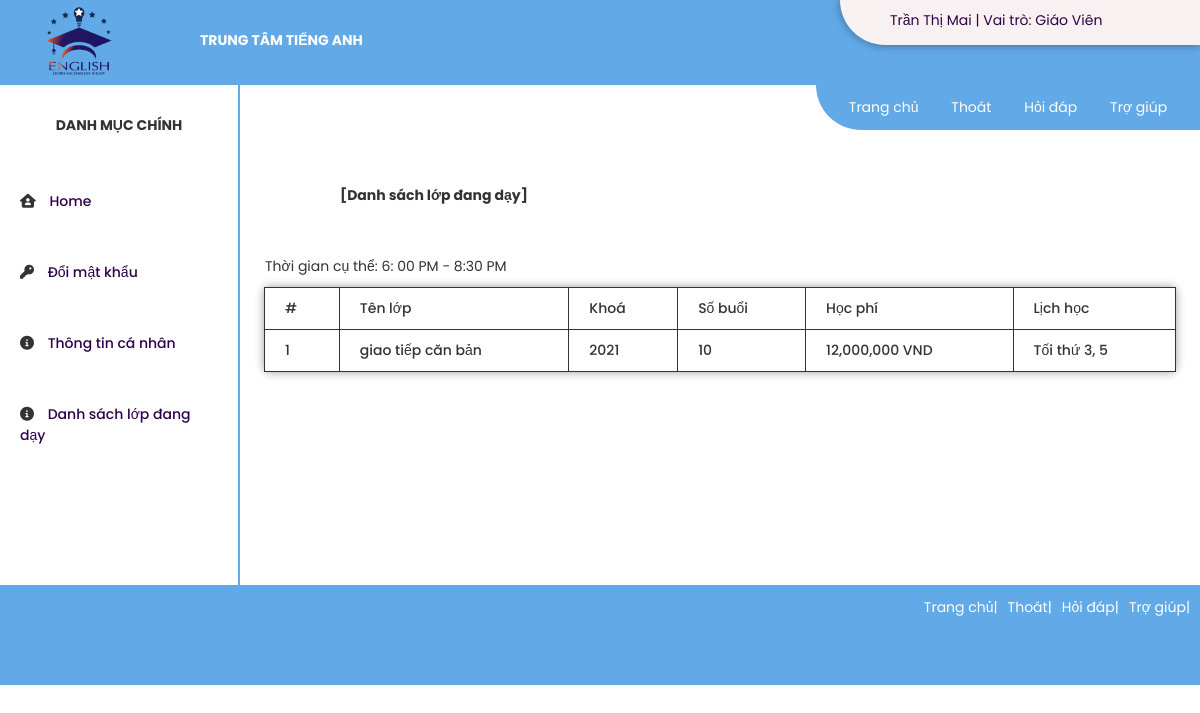
The page /teacherH/teacherDetail/13 (signed in) on the database its author committed.
### tables this page shows
CREATE TABLE `giaovien` (
  `id` int(11) NOT NULL,
  `id_user` int(11) NOT NULL,
  `ho` varchar(255) NOT NULL,
  `ten` varchar(255) NOT NULL,
  `ngaysinh` date NOT NULL,
  `gioitinh` varchar(255) NOT NULL,
  `sdt` int(11) NOT NULL,
  `diachi` varchar(255) NOT NULL,
  `id_luong` int(11) DEFAULT NULL
);

CREATE TABLE `lop` (
  `id` int(11) NOT NULL,
  `tenlop` varchar(255) NOT NULL,
  `khoa` year(4) NOT NULL,
  `hoatdong` int(11) NOT NULL,
  `sobuoi` int(11) NOT NULL,
  `lichhoc` varchar(255) NOT NULL,
  `id_hocphi` int(11) NOT NULL,
  `id_giaovien` int(11) DEFAULT NULL
);

CREATE TABLE `hocphi` (
  `id` int(11) NOT NULL,
  `sotien` int(11) NOT NULL
);

### mvc/core/controler.php (called while the page is built, shortened)
<?php
class Controler
{
    public function view($view, $data = array())
    {
        require_once "./mvc/views/" . $view . ".php";
    }
}

### mvc/controllers/teacherH/teacherPage.php (called while the page is built, shortened)
<?php
class teacherPage extends Controler
{
    public function teacherDetail($id)
    {
        $teacher = $this->model("teacher");
        $item_teacher = json_decode($teacher->getInforByIdUser(), true);
        $course = $this->model('Course');
        $list_class = json_decode($course->getClassByTeacher($id), true);
        $this->view("teacher_v", [
            'page' => 'detail',
            "teacher" => $item_teacher,
            'detail' => $list_class,
            'teacherId' => $id
        ]);
    }
}

### mvc/core/app.php (called while the page is built, shortened)
<?php
    class App
    {
        public $action = "myhome";
        public $params = [];
        public function __construct()
        {
            $arr = $this->UrlProcess();
            if (file_exists("./mvc/controllers/".$arr[0].".php")) {
                unset($arr[0]);
            }
            $this->controler = new $this->controler;
            if (isset($arr[1])) {
                if (method_exists($this->controler, $arr[1])) {
                    $this->action = $arr[1];
                }
                unset($arr[1]);
            }
            if (isset($arr)) {
                $this->params = array_values($arr);
            }
            else $this->params = [];
            call_user_func_array([$this->controler,$this->action],$this->params);
        }
        public function UrlProcess()
        {
            if (isset($_GET['url'])) {
                return explode("/",strtolower(preg_replace('/\s+/', '', $_GET['url'])));
            }
            else return [''];
        }
    }

### index.php (called while the page is built, shortened)
<?php
    $myApp = new App();
?>

### mvc/core/DB.php (called while the page is built, shortened)
<?php
class DB
{
    public $con;
    public function __construct()
    {
        $host = "localhost:3308";
        $uname = "root";
        $pass = "";
        $db = "trungtamtienganh";
        $this->con = mysqli_connect($host, $uname, $pass) or die("could not connect to mysql");
        mysqli_select_db($this->con, $db) or die("no database");
        mysqli_query($this->con, "SET NAMES 'utf8'");
    }
    public function getDefineData($sql)
    {
        $resutl = $this->con->query($sql);
        $data = array();
        if ($resutl->num_rows > 0) {
            while ($row = $resutl->fetch_assoc()) {
                array_push($data, $row);
            }
        }
        return json_encode($data);
    }
    public function getData($field = [], $table, $where = [], $top = [])
    {
        $sql = "SELECT " . implode(",", $field) . "
                FROM $table ";
        if (!empty($where)) {
            $sql .= "WHERE " . implode(" AND ", $where);
        }
        return $this->getDefineData($sql);
    }
    public function getJoinData($field = [], $table, $join = [], $where = [], $top = [])
    {
        $table .= " " . implode(" ", $join);
        return $this->getData($field, $table, $where, $top);
    }
}

### mvc/models/teacher.php (called while the page is built, shortened)
<?php
class teacher extends DB
{
    public $table = "giaovien";
    public function getInforByIdUser()
    {
        $id = $_SESSION['id'];
        $field = [
            "giaovien.*",
            "luong.hesoluong AS hsl",
            "(luong.hesoluong*luong.luongcoban) AS luong"
        ];
        $join = [
            "LEFT JOIN luong ON giaovien.id_luong = luong.id"
        ];
        $where = [
            "giaovien.id_user = '$id'"
        ];
        return $this->getJoinData($field, $this->table, $join, $where, null);
    }
}

### mvc/models/Course.php (called while the page is built, shortened)
<?php
class Course extends DB
{
    public $table = "lop";
    public function getClassByTeacher($teacherId)
    {
        $field = [
            "lop.*",
            "hocphi.sotien"
        ];
        $join = [
            "JOIN hocphi ON lop.id_hocphi = hocphi.id"
        ];
        $where = [
            "lop.id_giaovien = '$teacherId'"
        ];
        return $this->getJoinData($field, $this->table, $join, $where, null);
    }
}

### mvc/views/pages/teacher_layout/detail.php (the view)
<div class="main-information">
    <p><?php echo $data['teacher'][0]['ho'] . ' ' . $data['teacher'][0]['ten']; ?> | Vai trò: Giáo
        Viên</p>
</div>
<h4 class="right__heading">
    [Danh sách lớp đang dạy]
</h4>
<p style="margin:10px 25px;">Thời gian cụ thể: 6: 00 PM - 8:30 PM</p>
<table width="95%">
    <thead>
        <th>#</th>
        <th>Tên lớp</th>
        <th>Khoá</th>
        <th>Số buổi</th>
        <th>Học phí</th>
        <th>Lịch học</th>
    </thead>
    <tbody>
        <?php
        $i = 1;
        foreach ($data['detail'] as $value) {
            if ($value['hoatdong'] == '1') {
                echo "<tr>";
        ?>
        <th>
            <?php echo $i; ?>
        </th>
        <th><?php echo $value['tenlop']; ?></th>
        <th><?php echo $value['khoa']; ?></th>
        <th><?php echo $value['sobuoi']; ?></th>
        <th><?php echo number_format($value['sotien']) . " VND"; ?></th>
        <th><?php echo $value['lichhoc']; ?></th>
        <?php
                $i++;
                echo "</tr>";
            }
        }
        ?>
    </tbody>
</table>

### public/css/css1/style.css (style rules this page uses)
* { margin: 0; padding: 0; box-sizing: border-box; color: #333; font-size: 14px; }
html { font-family: 'Poppins', sans-serif; }
table { margin: auto; border: 1px solid #333; min-width: 50%; border-collapse: collapse; border-radius: 5px; box-shadow: 0 0 10px rgba(0, 0, 0, 0.4); }
th, tr { text-align: unset; border: 1px solid #333; padding: 10px 20px; font-weight: 500; }
.main-information { background-color: rgb(248, 241, 241); position: fixed; top: 0; right: 0; z-index: 1; height: 45px; width: 30%; box-shadow: 0 0 10px rgba(0, 0, 0, 0.4); border-bottom-left-radius: 75px; }
.main-information p { color: rgb(46, 0, 73); display: block; padding: 10px 50px; }
.right__heading { margin: 100px 0 50px 100px; }

### rows shown on the page
giaovien: ho "Trần Thị", ten "Mai"
lop: tenlop "giao tiếp căn bản", khoa "2021", sobuoi "10", id_hocphi.sotien "12,000,000", lichhoc "Tối thứ 3, 5"
